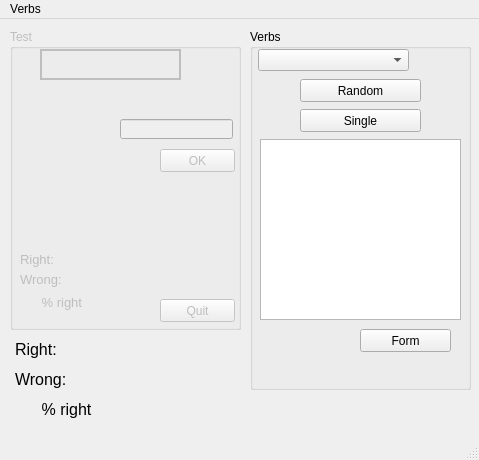
<?xml version="1.0" encoding="UTF-8"?>
<ui version="4.0">
 <class>MainWindow</class>
 <widget class="QMainWindow" name="MainWindow">
  <property name="geometry">
   <rect>
    <x>0</x>
    <y>0</y>
    <width>479</width>
    <height>460</height>
   </rect>
  </property>
  <property name="minimumSize">
   <size>
    <width>0</width>
    <height>0</height>
   </size>
  </property>
  <property name="windowTitle">
   <string>MainWindow</string>
  </property>
  <widget class="QWidget" name="ui_centralwidget">
   <widget class="QLabel" name="ui_right_total">
    <property name="geometry">
     <rect>
      <x>15</x>
      <y>320</y>
      <width>121</width>
      <height>20</height>
     </rect>
    </property>
    <property name="font">
     <font>
      <pointsize>12</pointsize>
     </font>
    </property>
    <property name="text">
     <string>Right: </string>
    </property>
   </widget>
   <widget class="QLabel" name="ui_percent_total">
    <property name="geometry">
     <rect>
      <x>15</x>
      <y>380</y>
      <width>121</width>
      <height>20</height>
     </rect>
    </property>
    <property name="font">
     <font>
      <pointsize>12</pointsize>
     </font>
    </property>
    <property name="text">
     <string>      % right</string>
    </property>
   </widget>
   <widget class="QGroupBox" name="ui_verbs">
    <property name="geometry">
     <rect>
      <x>250</x>
      <y>10</y>
      <width>221</width>
      <height>361</height>
     </rect>
    </property>
    <property name="title">
     <string>Verbs</string>
    </property>
    <widget class="QComboBox" name="ui_verbs_list">
     <property name="geometry">
      <rect>
       <x>8</x>
       <y>20</y>
       <width>151</width>
       <height>22</height>
      </rect>
     </property>
    </widget>
    <widget class="QPushButton" name="ui_random">
     <property name="geometry">
      <rect>
       <x>50</x>
       <y>50</y>
       <width>121</width>
       <height>23</height>
      </rect>
     </property>
     <property name="toolTip">
      <string>&lt;html&gt;&lt;head/&gt;&lt;body&gt;&lt;p&gt;Uses random verbs and forms&lt;/p&gt;&lt;/body&gt;&lt;/html&gt;</string>
     </property>
     <property name="text">
      <string>Random</string>
     </property>
    </widget>
    <widget class="QPushButton" name="ui_single">
     <property name="geometry">
      <rect>
       <x>50</x>
       <y>80</y>
       <width>121</width>
       <height>23</height>
      </rect>
     </property>
     <property name="toolTip">
      <string>&lt;html&gt;&lt;head/&gt;&lt;body&gt;&lt;p&gt;Test all forms of the selected verb&lt;/p&gt;&lt;/body&gt;&lt;/html&gt;</string>
     </property>
     <property name="text">
      <string>Single</string>
     </property>
     <property name="autoDefault">
      <bool>false</bool>
     </property>
     <property name="default">
      <bool>false</bool>
     </property>
     <property name="flat">
      <bool>false</bool>
     </property>
    </widget>
    <widget class="QPushButton" name="ui_form_query">
     <property name="geometry">
      <rect>
       <x>110</x>
       <y>300</y>
       <width>91</width>
       <height>23</height>
      </rect>
     </property>
     <property name="toolTip">
      <string>&lt;html&gt;&lt;head/&gt;&lt;body&gt;&lt;p&gt;Tests the form for all verbs&lt;/p&gt;&lt;/body&gt;&lt;/html&gt;</string>
     </property>
     <property name="text">
      <string>Form</string>
     </property>
    </widget>
    <widget class="QListWidget" name="ui_form_type">
     <property name="geometry">
      <rect>
       <x>10</x>
       <y>110</y>
       <width>201</width>
       <height>181</height>
      </rect>
     </property>
     <property name="editTriggers">
      <set>QAbstractItemView::DoubleClicked|QAbstractItemView::EditKeyPressed</set>
     </property>
     <property name="dragEnabled">
      <bool>true</bool>
     </property>
     <property name="dragDropOverwriteMode">
      <bool>false</bool>
     </property>
     <property name="dragDropMode">
      <enum>QAbstractItemView::DragOnly</enum>
     </property>
     <property name="selectionMode">
      <enum>QAbstractItemView::SingleSelection</enum>
     </property>
    </widget>
    <widget class="QLabel" name="ui_verb_info">
     <property name="geometry">
      <rect>
       <x>0</x>
       <y>330</y>
       <width>211</width>
       <height>31</height>
      </rect>
     </property>
     <property name="text">
      <string/>
     </property>
    </widget>
   </widget>
   <widget class="QGroupBox" name="ui_general_box">
    <property name="enabled">
     <bool>false</bool>
    </property>
    <property name="geometry">
     <rect>
      <x>480</x>
      <y>10</y>
      <width>211</width>
      <height>401</height>
     </rect>
    </property>
    <property name="title">
     <string>General</string>
    </property>
    <property name="flat">
     <bool>false</bool>
    </property>
    <property name="checkable">
     <bool>false</bool>
    </property>
    <widget class="QLabel" name="ui_question">
     <property name="geometry">
      <rect>
       <x>5</x>
       <y>20</y>
       <width>201</width>
       <height>81</height>
      </rect>
     </property>
     <property name="font">
      <font>
       <pointsize>11</pointsize>
      </font>
     </property>
     <property name="text">
      <string notr="true">question</string>
     </property>
     <property name="alignment">
      <set>Qt::AlignCenter</set>
     </property>
     <property name="wordWrap">
      <bool>true</bool>
     </property>
    </widget>
    <widget class="QTextEdit" name="ui_general">
     <property name="geometry">
      <rect>
       <x>10</x>
       <y>110</y>
       <width>191</width>
       <height>121</height>
      </rect>
     </property>
     <property name="font">
      <font>
       <pointsize>10</pointsize>
      </font>
     </property>
    </widget>
    <widget class="QPushButton" name="ui_send">
     <property name="geometry">
      <rect>
       <x>130</x>
       <y>370</y>
       <width>75</width>
       <height>23</height>
      </rect>
     </property>
     <property name="text">
      <string>OK</string>
     </property>
    </widget>
    <widget class="QLabel" name="ui_general_out">
     <property name="geometry">
      <rect>
       <x>10</x>
       <y>240</y>
       <width>191</width>
       <height>41</height>
      </rect>
     </property>
     <property name="text">
      <string notr="true">general_out</string>
     </property>
     <property name="alignment">
      <set>Qt::AlignCenter</set>
     </property>
     <property name="wordWrap">
      <bool>true</bool>
     </property>
    </widget>
    <widget class="QLabel" name="ui_general_solution">
     <property name="geometry">
      <rect>
       <x>5</x>
       <y>290</y>
       <width>201</width>
       <height>81</height>
      </rect>
     </property>
     <property name="text">
      <string notr="true">general_solution</string>
     </property>
     <property name="alignment">
      <set>Qt::AlignCenter</set>
     </property>
     <property name="wordWrap">
      <bool>true</bool>
     </property>
    </widget>
   </widget>
   <widget class="QLabel" name="ui_wrong_total">
    <property name="geometry">
     <rect>
      <x>15</x>
      <y>350</y>
      <width>121</width>
      <height>21</height>
     </rect>
    </property>
    <property name="font">
     <font>
      <pointsize>12</pointsize>
     </font>
    </property>
    <property name="text">
     <string>Wrong: </string>
    </property>
   </widget>
   <widget class="QGroupBox" name="ui_query">
    <property name="enabled">
     <bool>false</bool>
    </property>
    <property name="geometry">
     <rect>
      <x>10</x>
      <y>10</y>
      <width>231</width>
      <height>301</height>
     </rect>
    </property>
    <property name="focusPolicy">
     <enum>Qt::NoFocus</enum>
    </property>
    <property name="title">
     <string>Test</string>
    </property>
    <widget class="QLineEdit" name="ui_input1">
     <property name="geometry">
      <rect>
       <x>110</x>
       <y>90</y>
       <width>113</width>
       <height>20</height>
      </rect>
     </property>
    </widget>
    <widget class="QLabel" name="ui_label1">
     <property name="geometry">
      <rect>
       <x>10</x>
       <y>80</y>
       <width>91</width>
       <height>41</height>
      </rect>
     </property>
     <property name="text">
      <string notr="true"/>
     </property>
     <property name="alignment">
      <set>Qt::AlignRight|Qt::AlignTrailing|Qt::AlignVCenter</set>
     </property>
     <property name="wordWrap">
      <bool>true</bool>
     </property>
    </widget>
    <widget class="QLabel" name="ui_label">
     <property name="geometry">
      <rect>
       <x>10</x>
       <y>150</y>
       <width>211</width>
       <height>71</height>
      </rect>
     </property>
     <property name="autoFillBackground">
      <bool>false</bool>
     </property>
     <property name="inputMethodHints">
      <set>Qt::ImhNone</set>
     </property>
     <property name="text">
      <string notr="true"/>
     </property>
     <property name="textFormat">
      <enum>Qt::AutoText</enum>
     </property>
     <property name="scaledContents">
      <bool>false</bool>
     </property>
     <property name="alignment">
      <set>Qt::AlignCenter</set>
     </property>
     <property name="wordWrap">
      <bool>true</bool>
     </property>
    </widget>
    <widget class="QPushButton" name="ui_buttonAOK">
     <property name="geometry">
      <rect>
       <x>150</x>
       <y>120</y>
       <width>75</width>
       <height>23</height>
      </rect>
     </property>
     <property name="text">
      <string>OK</string>
     </property>
     <property name="autoDefault">
      <bool>false</bool>
     </property>
     <property name="default">
      <bool>true</bool>
     </property>
     <property name="flat">
      <bool>false</bool>
     </property>
    </widget>
    <widget class="QPushButton" name="ui_buttonAQuit">
     <property name="geometry">
      <rect>
       <x>150</x>
       <y>270</y>
       <width>75</width>
       <height>23</height>
      </rect>
     </property>
     <property name="text">
      <string>Quit</string>
     </property>
     <property name="autoDefault">
      <bool>false</bool>
     </property>
    </widget>
    <widget class="QLabel" name="ui_query_type">
     <property name="geometry">
      <rect>
       <x>30</x>
       <y>20</y>
       <width>141</width>
       <height>31</height>
      </rect>
     </property>
     <property name="font">
      <font>
       <pointsize>16</pointsize>
       <weight>50</weight>
       <bold>false</bold>
      </font>
     </property>
     <property name="layoutDirection">
      <enum>Qt::RightToLeft</enum>
     </property>
     <property name="frameShape">
      <enum>QFrame::WinPanel</enum>
     </property>
     <property name="frameShadow">
      <enum>QFrame::Plain</enum>
     </property>
     <property name="lineWidth">
      <number>3</number>
     </property>
     <property name="midLineWidth">
      <number>1</number>
     </property>
     <property name="text">
      <string notr="true"/>
     </property>
     <property name="textFormat">
      <enum>Qt::RichText</enum>
     </property>
     <property name="scaledContents">
      <bool>false</bool>
     </property>
     <property name="alignment">
      <set>Qt::AlignCenter</set>
     </property>
     <property name="wordWrap">
      <bool>false</bool>
     </property>
     <property name="margin">
      <number>0</number>
     </property>
     <property name="indent">
      <number>0</number>
     </property>
     <property name="openExternalLinks">
      <bool>false</bool>
     </property>
     <property name="buddy">
      <cstring></cstring>
     </property>
    </widget>
    <widget class="QLabel" name="ui_infinitive">
     <property name="geometry">
      <rect>
       <x>50</x>
       <y>60</y>
       <width>111</width>
       <height>20</height>
      </rect>
     </property>
     <property name="font">
      <font>
       <pointsize>13</pointsize>
       <weight>75</weight>
       <bold>true</bold>
      </font>
     </property>
     <property name="text">
      <string notr="true"/>
     </property>
     <property name="alignment">
      <set>Qt::AlignCenter</set>
     </property>
    </widget>
    <widget class="QLabel" name="ui_right">
     <property name="geometry">
      <rect>
       <x>10</x>
       <y>220</y>
       <width>81</width>
       <height>21</height>
      </rect>
     </property>
     <property name="font">
      <font>
       <pointsize>10</pointsize>
      </font>
     </property>
     <property name="text">
      <string>Right: </string>
     </property>
    </widget>
    <widget class="QLabel" name="ui_wrong">
     <property name="geometry">
      <rect>
       <x>10</x>
       <y>240</y>
       <width>81</width>
       <height>20</height>
      </rect>
     </property>
     <property name="font">
      <font>
       <pointsize>10</pointsize>
      </font>
     </property>
     <property name="text">
      <string>Wrong: </string>
     </property>
    </widget>
    <widget class="QLabel" name="ui_percent">
     <property name="geometry">
      <rect>
       <x>10</x>
       <y>263</y>
       <width>131</width>
       <height>21</height>
      </rect>
     </property>
     <property name="font">
      <font>
       <pointsize>10</pointsize>
      </font>
     </property>
     <property name="text">
      <string>      % right</string>
     </property>
    </widget>
   </widget>
  </widget>
  <widget class="QMenuBar" name="ui_menu">
   <property name="geometry">
    <rect>
     <x>0</x>
     <y>0</y>
     <width>479</width>
     <height>26</height>
    </rect>
   </property>
   <widget class="QMenu" name="ui_verbs_menu">
    <property name="title">
     <string>Verbs</string>
    </property>
    <property name="separatorsCollapsible">
     <bool>false</bool>
    </property>
    <addaction name="ui_action_verbs"/>
   </widget>
   <addaction name="ui_verbs_menu"/>
  </widget>
  <widget class="QStatusBar" name="ui_statusbar"/>
  <action name="ui_action_verbs">
   <property name="checkable">
    <bool>false</bool>
   </property>
   <property name="enabled">
    <bool>true</bool>
   </property>
   <property name="text">
    <string>Verbs</string>
   </property>
   <property name="iconText">
    <string>Verbs</string>
   </property>
   <property name="toolTip">
    <string>Verbs</string>
   </property>
  </action>
 </widget>
 <resources/>
 <connections/>
</ui>
